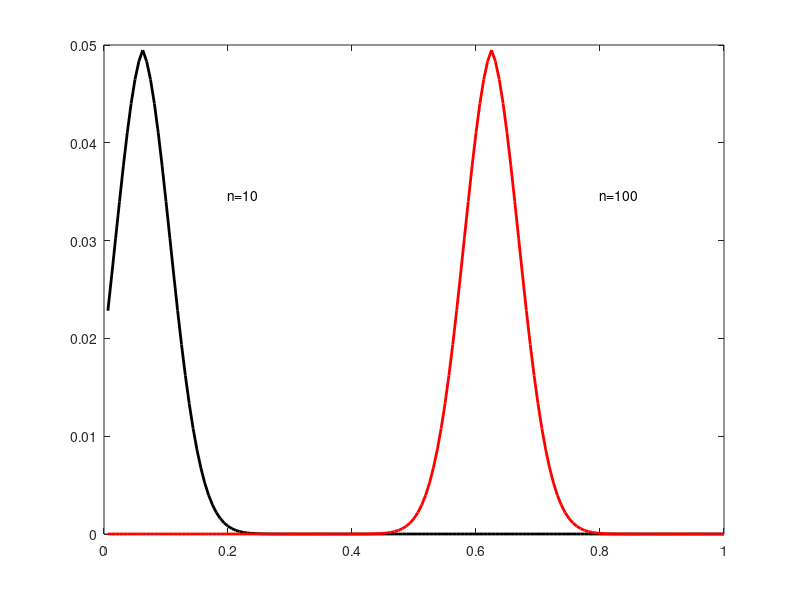
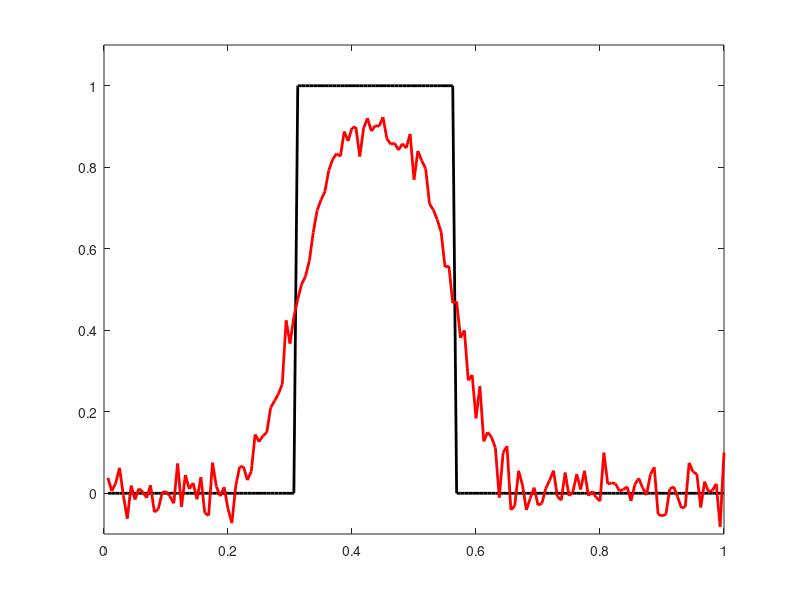
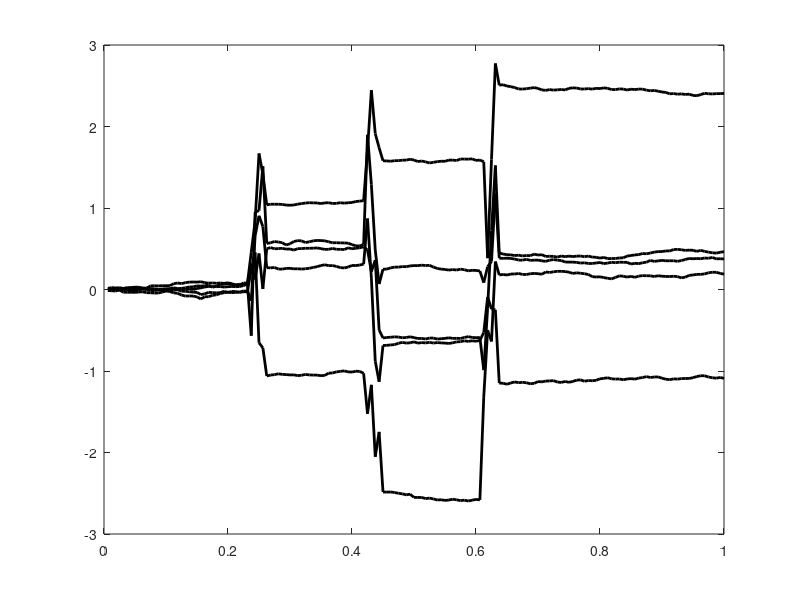
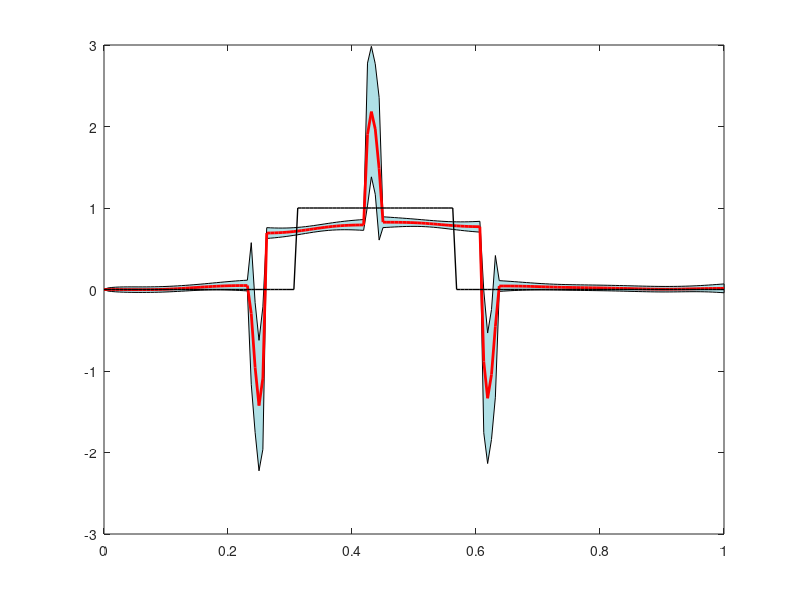

The MATLAB source for these figures, in order:
% 1D deblurring example. A given input signal xtrue is convolved with a
% Gaussian kerne and white noise is added. The problem is to estimate the
% input from the noisy blurred sample.

% Discretization of the interval [0,1] by N points

% input: 'boxcar', 'triangle', oscillation'
inputfunc = 'boxcar';

% prior: 'ord1fixed', 'ord1interval', 'ord1jumps','ord1falsejumps;
prior = 'ord1falsejumps';

N = 160;
t = linspace(1/N,1,N);

% Defining the Gaussian blurring kernel

width = 0.05;
a = 1/sqrt(2*pi*width^2)*exp(-0.5*(1/width^2)*t.^2);
A = 1/N*toeplitz(a);

% Plotting the kernel at two different locations

figure(1)
plot(t,A(10,:),'k-','LineWidth',2)
text(0.2,0.7*max(A(10,:)),'n=10')
hold on
plot(t,A(100,:),'r-','LineWidth',2)
text(0.8,0.7*max(A(100,:)),'n=100')
hold off

pause
% Defining different input signals to claculate the data

if strcmp(inputfunc,'boxcar')
    % boxcar input
    xtrue = zeros(N,1);
    n = 40;
    xtrue(50:50+n) = ones(n+1,1);
    figure(2)
    plot(t,xtrue,'k-','LineWidth',2)
    axis([0,1,-0.1,1.1*max(xtrue)])
elseif strcmp(inputfunc,'oscillation')
   % smooth oscillation input
   xtrue = 10*(t'-0.5).*exp(-0.5*1e3*(t'-0.5).^2);
   figure(2)
   plot(t,xtrue,'k-','LineWidth',2)
   axis([0,1,-0.2,0.2])
elseif strcmp(inputfunc,'triangle')
    % triangular pulse
    t0 = 0.7;
    alpha = 0.6;
    beta = alpha*t0/(1-t0);
    xtrue = alpha*t.*(t<=t0) + beta*(1-t).*(t>t0);
    xtrue = xtrue';
    figure(2)
    plot(t,xtrue,'k-','LineWidth',2)
    axis([0,1,-0.02,0.8])
end
hold on    

% Claculating the blurred noisy singnal. The standard deviation of the
% additive noise is defined percentagewise of the maximum of the noiseless
% signal.

noise = 4;       % Noise level in percentages of the max. of noiseless signal
y0 = A*xtrue;    % Noiseless signal
sigma = max(y0)*noise/100;                % STD of the additive noise
y = y0 + sigma*randn(N,1);

figure(2)
plot(t,y,'r-','LineWidth',2)
hold off

pause

% MAP solution with different Gaussian priors

% White noise prior

%STD = 0.1;    % Reasonable values: Boxcar: STD = 0.5, Smooth: 0.001 ... 0.01
%L = 1/STD*eye(N);

% First order smoothness prior, information about the variance included

if strcmp(prior,'ord1fixed')
    % First order prior, variance fixed
    L = eye(N) - diag(ones(N-1,1),-1);
    tau = 100;
    theta = tau*1/(4*N^2);
    D12 = 1/sqrt(theta)*eye(N);
elseif strcmp(prior,'ord1interval')
    % First order, varince larger over an interval
    L = eye(N) - diag(ones(N-1,1),-1);
    theta = 1e-6*ones(N,1);
    Iint = find((t>0.4)&(t<0.6));
    theta(Iint) = 25/(N^2)*ones(length(Iint),1);
    D12 = diag(1./sqrt(theta));
elseif strcmp(prior,'ord1jumps')
    % First order, information about the whereabouts of the jumps
    L = eye(N) - diag(ones(N-1,1),-1);
    theta = 1e-4*ones(N,1);
    theta(48:52) = 0.5*ones(5,1);
    theta(88:92) = 0.5*ones(5,1);
    D12 = diag(1./sqrt(theta));
    elseif strcmp(prior,'ord1extrajumps')
    % First order, information about the whereabouts of the jumps. An extra
    % false jump assumed
    L = eye(N) - diag(ones(N-1,1),-1);
    theta = 1e-4*ones(N,1);
    theta(48:52) = 0.5*ones(5,1);
    theta(88:92) = 0.5*ones(5,1);
    theta(108:112) = 0.5*ones(5,1);
    D12 = diag(1./sqrt(theta));
elseif strcmp(prior,'ord1falsejumps')
    % First order, incorrect information about the jumps
    L = eye(N) - diag(ones(N-1,1),-1);
    theta = 1e-4*ones(N,1);
    theta(38:42) = 0.5*ones(5,1);
    theta(98:102) = 0.5*ones(5,1);
    theta(68:72) = 0.5*ones(5,1);
    D12 = diag(1./sqrt(theta));
end


% Five random draws from the prior distribution

w = randn(N,5);
xdraw = L\(D12\w);
figure(3)
plot(t,xdraw, 'k-','LineWidth',2)

pause

% Calculating the MAP estimate and posterior variances

DL = D12*L;
xmean = [(1/sigma)*A;DL]\[(1/sigma)*y;zeros(N,1)];
Gamma = inv((1/sigma^2)*A'*A + DL'*DL); 

% Plotting the MAP estimate and the 2*STD envelope

% Defining different shades of blue for plotting
 shades = [176 224 230;
             135 206 235;
             135 206 255;
             126 192 238;
             108 166 205];
   shades = 1/255*shades;

STD = sqrt(diag(Gamma));
xhigh = xmean + 2*STD;
xlow = xmean - 2*STD;

% Adding the known zero initial value

t = [0;t'];
xlow = [0;xlow];
xhigh = [0;xhigh];
xmean = [0;xmean];
xtrue = [0;xtrue];

figure(4)
fill([t;t(N+1:-1:1)],[xlow;xhigh(N+1:-1:1)],shades(1,:))
hold on
plot(t,xmean,'r-','LineWidth',2)
plot(t,xtrue,'k-','LineWidth',1)
hold off

